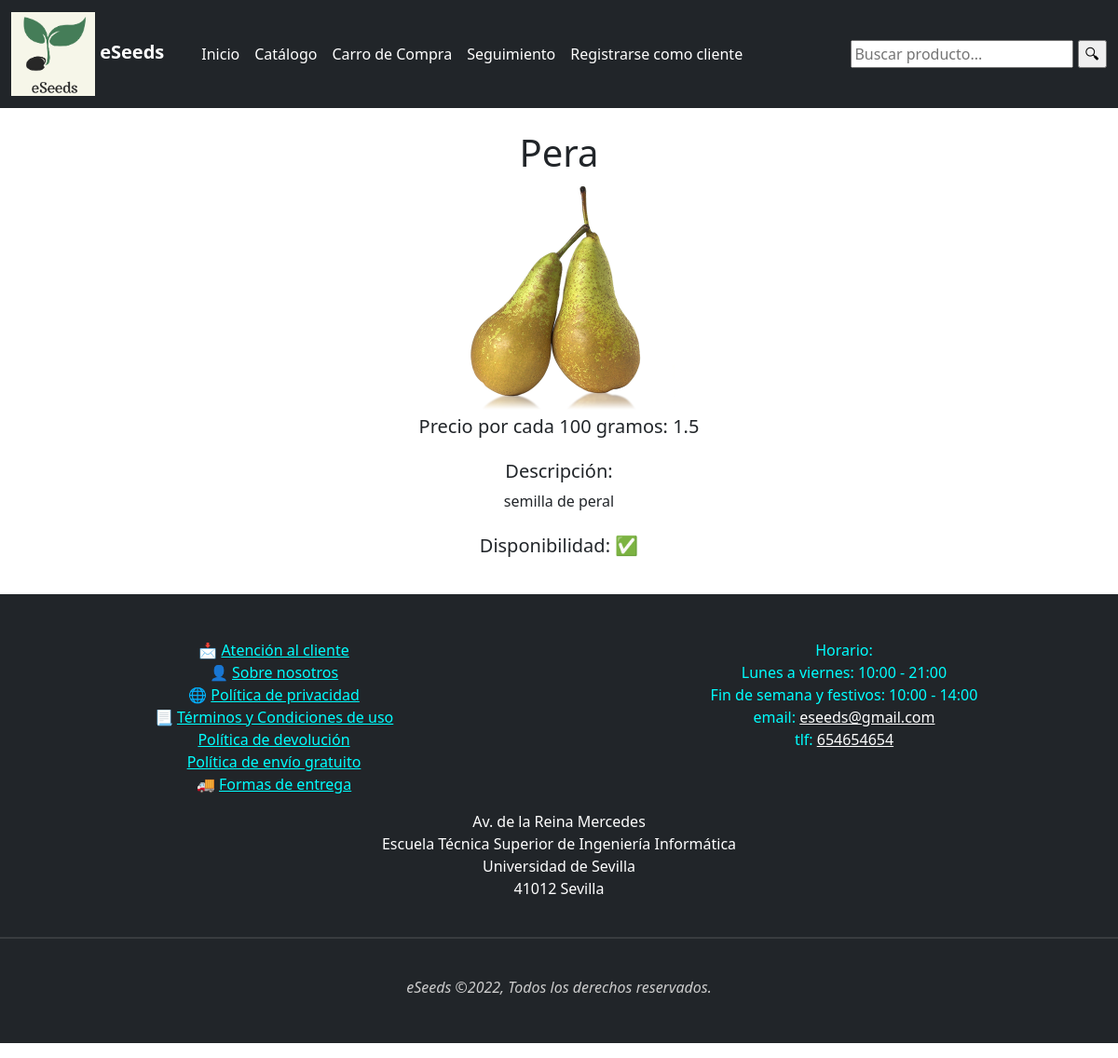
The app's page /catalogo/2/ with its own data.
### eSeeds/models.py (models this page shows, shortened)
class Producto(models.Model):
    nombre = models.CharField(max_length= 100, blank=False, null=False)
    precio = models.FloatField(null=False)
    descripcion = models.TextField(max_length=255, blank=False, null=False)
    disponibilidad = models.BooleanField(blank=False, null=False)
    imagen = models.ImageField(null=True, upload_to='media')

### eSeeds/views.py (the view, shortened to what this page needs)
# urls.py: path('catalogo/<int:producto_id>/', views.detalles_producto, name="producto"),
def detalles_producto(request, producto_id):
    if request.method == 'GET':
        producto = get_object_or_404(Producto, pk=producto_id)
        return render(request, 'producto.html', {'producto': producto, 'MEDIA_URL': settings.MEDIA_URL}) #se le pasa lo que está entre ''

### eSeeds/context_processor.py (called while the page is built)
def total_carro(request):
    total = 0
    if "carro" in request.session.keys():
        for key, value in request.session["carro"].items():
            total += int(value["acumulado"])
    return {"total_carro": total}

### eSeeds/templates/producto.html (shortened to what this page needs)
{% extends 'base.html' %}
{% block content %}
    <head>
        <link href="https://cdn.jsdelivr.net/npm/bootstrap@5.2.2/dist/css/bootstrap.min.css" rel="stylesheet">
    </head>
    <body>
        <div class="container" style="text-align:center">
            <br>
            <h1 class="titulo-producto">{{producto.nombre}}</h1>
            <img src= "{{MEDIA_URL}}{{producto.imagen}}"  width=250px height=250px>
            <div class="row" style="text-align:center">
                <h5>Precio por cada 100 gramos: {{producto.precio}}</h5><br><br>
                <h5>Descripción:</h5><br>
                <p>{{producto.descripcion}}</p>
                <br><br>
                {% if producto.disponibilidad == True %}
                    <h5>Disponibilidad: ✅<h5>
                {% else %}
                    <h5>Disponibilidad: ❌<h5>
                {% endif %}
            </div>
            <br>
        </div>
    </body>
{% endblock %}

### records on screen
Producto: nombre "Pera", imagen (picture), precio "1.5", descripcion "semilla de peral"
